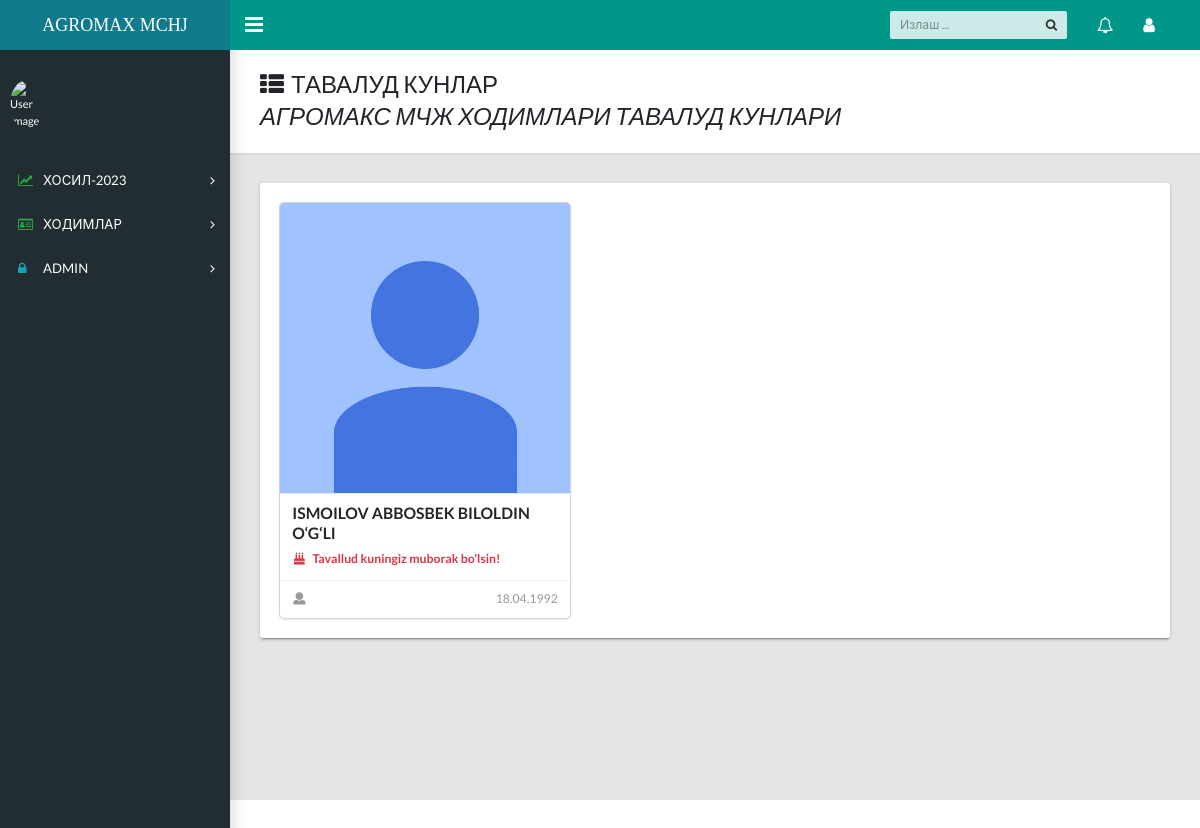
/tavalud/, run on the app's committed database.
### homes/models.py (models this page shows, shortened)
class Hodim(models.Model):
    f_name=models.CharField(max_length=100)
    l_name=models.CharField(max_length=100)
    full_name=models.CharField(max_length=100)
    bolim=models.ForeignKey('Bolim',on_delete=models.PROTECT,null=True,blank=True)
    lavozim=models.ForeignKey('Lavozim',on_delete=models.PROTECT,null=True,blank=True)
    birthday=models.DateField()
    jshir=models.CharField(max_length=14)
    pasport=models.CharField(max_length=9,null=True,blank=True)
    pic=models.ImageField(upload_to=get_image_path,default='default/avatar.png')

### login/views.py (the view)
# urls.py: path('tavalud/',tavalud,name='tavalud'),
def tavalud(request):
    dates=datetime.now().strftime("%d.%m")
    tavalud=Hodim.objects.all()
    context={"tavalud":tavalud,"dates":dates}
    return render(request,'kadr/tavalud.html',context)

### templates/kadr/tavalud.html (shortened to what this page needs)
{% extends 'homes/dashboard.html' %}
{% load static %}
{% block content %}
<main class="app-content">
  <div class="app-title">
    <div>
      <h1><i class="fa fa-th-list pr-2"></i>ТАВАЛУД КУНЛАР
      <p>АГРОМАКС МЧЖ ХОДИМЛАРИ ТАВАЛУД КУНЛАРИ</p>
    </div>
    </div>
  <div class="row">
    <div class="col-lg-12">
      <div class="tile">
        <div class="tile-body">
          {% include 'kadr/tavalud-inc.html' %}
        </div>
      </div>
    </div>
  </div>
</main>
{% endblock %}

### templates/kadr/tavalud-inc.html (shortened to what this page needs)
<div class="ui link cards ">
{% for i in tavalud %}
{% if i.birthday|date:'d.m' == dates  %}
<div class="card">
  <div class="image">
    <img src="{{i.pic.url}}">
  </div>
  <div class="content">
    <div class="header">{{i.l_name}} {{i.f_name}} {{i.full_name}}</div>
    <div class="description text-danger font-weight-bold">
      <i class="birthday cake icon"></i>
      Tavallud kuningiz muborak bo'lsin!
    </div>
  </div>
  <div class="extra content">
    <span class="right floated">
      {{i.birthday|date:'d.m.Y'}}
    </span>
    <span>
      <i class="user icon"></i>
    </span>
  </div>
</div>
{% endif %}
{% endfor %}
</div>

### data on the page
Hodim: pic (placeholder picture), l_name "ISMOILOV", f_name "ABBOSBEK", full_name "BILOLDIN O‘G‘LI", birthday "18.04.1992"
